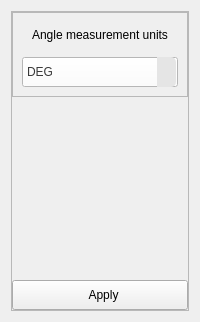
                   <widget class="QWidget" name="units">
                    <property name="styleSheet">
                     <string notr="true">QComboBox{
background-color: white;
color: #393939;
border-bottom: 1px solid #AFAFAF;
font: 12px &quot;Roboto&quot;;
}
QComboBox::drop-down{
background: #E5E5E5;
color: #AFAFAF;
border-top-right-radius:5px;
border-bottom-right-radius:5px;
}
QComboBox::drop-down:hover{
background: #C3C2C2;
color: white;
}
QComboBox::drop-down:on{
background: #AFAFAF;
}
/* POPUP ELEMENTS */
QComboBox QAbstractItemView {
background: white;
selection-background-color: #E5E5E5;
selection-color: #393939;
border: none;
outline: none;
font: 12px &quot;Roboto&quot;;
color: #393939;
}
</string>
                    </property>
                    <attribute name="title">
                     <string>Units</string>
                    </attribute>
                    <layout class="QVBoxLayout" name="verticalLayout_10">
                     <item alignment="Qt::AlignTop">
                      <widget class="QFrame" name="units_frame">
                       <property name="sizePolicy">
                        <sizepolicy hsizetype="Preferred" vsizetype="Expanding">
                         <horstretch>0</horstretch>
                         <verstretch>0</verstretch>
                        </sizepolicy>
                       </property>
                       <property name="minimumSize">
                        <size>
                         <width>0</width>
                         <height>300</height>
                        </size>
                       </property>
                       <property name="frameShape">
                        <enum>QFrame::StyledPanel</enum>
                       </property>
                       <property name="frameShadow">
                        <enum>QFrame::Raised</enum>
                       </property>
                       <layout class="QVBoxLayout" name="verticalLayout_11">
                        <property name="spacing">
                         <number>10</number>
                        </property>
                        <property name="leftMargin">
                         <number>0</number>
                        </property>
                        <property name="topMargin">
                         <number>0</number>
                        </property>
                        <property name="rightMargin">
                         <number>0</number>
                        </property>
                        <property name="bottomMargin">
                         <number>0</number>
                        </property>
                        <item alignment="Qt::AlignTop">
                         <widget class="QFrame" name="units_frame_content">
                          <property name="frameShape">
                           <enum>QFrame::StyledPanel</enum>
                          </property>
                          <property name="frameShadow">
                           <enum>QFrame::Raised</enum>
                          </property>
                          <layout class="QVBoxLayout" name="verticalLayout_46">
                           <property name="spacing">
                            <number>10</number>
                           </property>
                           <item>
                            <widget class="QLabel" name="angle_title">
                             <property name="sizePolicy">
                              <sizepolicy hsizetype="Expanding" vsizetype="Expanding">
                               <horstretch>0</horstretch>
                               <verstretch>0</verstretch>
                              </sizepolicy>
                             </property>
                             <property name="minimumSize">
                              <size>
                               <width>0</width>
                               <height>25</height>
                              </size>
                             </property>
                             <property name="styleSheet">
                              <string notr="true"/>
                             </property>
                             <property name="text">
                              <string>Angle measurement units</string>
                             </property>
                             <property name="alignment">
                              <set>Qt::AlignCenter</set>
                             </property>
                             <property name="wordWrap">
                              <bool>true</bool>
                             </property>
                             <property name="margin">
                              <number>5</number>
                             </property>
                            </widget>
                           </item>
                           <item>
                            <widget class="QComboBox" name="angle_comboBox">
                             <property name="minimumSize">
                              <size>
                               <width>0</width>
                               <height>30</height>
                              </size>
                             </property>
                             <property name="cursor">
                              <cursorShape>PointingHandCursor</cursorShape>
                             </property>
                             <property name="placeholderText">
                              <string/>
                             </property>
                             <item>
                              <property name="text">
                               <string>DEG</string>
                              </property>
                             </item>
                             <item>
                              <property name="text">
                               <string>CEN</string>
                              </property>
                             </item>
                             <item>
                              <property name="text">
                               <string>RAD</string>
                              </property>
                             </item>
                            </widget>
                           </item>
                          </layout>
                         </widget>
                        </item>
                        <item alignment="Qt::AlignBottom">
                         <widget class="QPushButton" name="apply_angle">
                          <property name="minimumSize">
                           <size>
                            <width>0</width>
                            <height>30</height>
                           </size>
                          </property>
                          <property name="cursor">
                           <cursorShape>ArrowCursor</cursorShape>
                          </property>
                          <property name="styleSheet">
                           <string notr="true">image: url(:/Icons/sprites/icons/save.png);
image-position: left;
padding-left: 25%;
padding-right: 18%</string>
                          </property>
                          <property name="text">
                           <string>Apply</string>
                          </property>
                          <property name="iconSize">
                           <size>
                            <width>16</width>
                            <height>16</height>
                           </size>
                          </property>
                         </widget>
                        </item>
                       </layout>
                      </widget>
                     </item>
                    </layout>
                   </widget>
